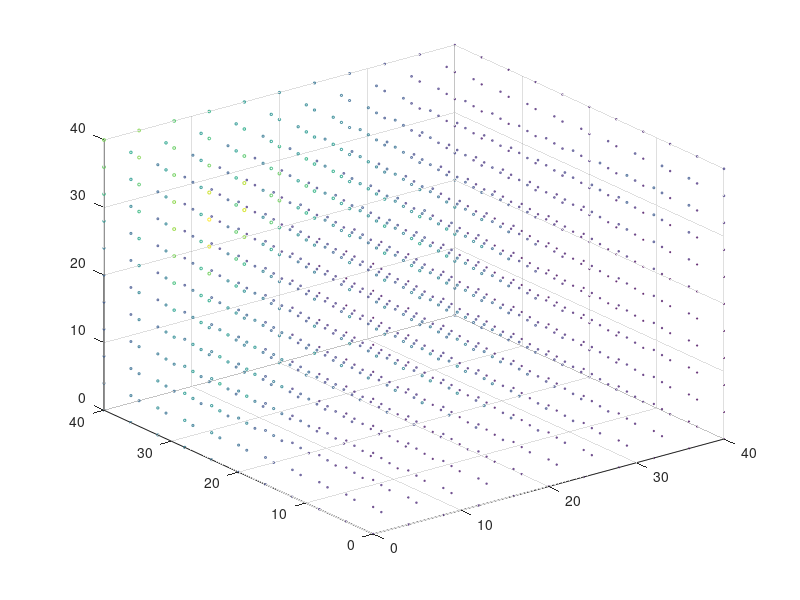

Reproduce this figure in MATLAB. (Note: this script raises an error after producing the figure.)
function [] = Richard3d_test2()
% Richars equation 3D solver testing file.
% The function focus on fix Dirichlet BC.
% This function serves as a Demo for all Richard solver developed in this
% project.
% Proto1: run basic Richards equation 3d for one case.
%
% Input parameters:
%
% Output parameters:
%
% Examples:
%
% See also: 
% Author:   Wei Xing
% History:  1/06/2017  file created
% 
% Vserion2: created from Richard3d_test1. Use solver function instead.
%
% Log:
% Version1.0 -the process need further vectorizition and parellel to speed
%             up and save memory.
%            -The way boundary condition are stored and indicated need
%            improvements.
%            -the way coordinate are defined as z,x,y NOT conventional x,y,z (because z
%            is more of interest for Richard's equation) Thus conventional 
%            plotting becomes difficult.

%% Setup
% Spatial setup
% Spatial setup
lengthZ=40;
deltaZ=4;
nZ=lengthZ/deltaZ+1;

lengthX=40;
deltaX=4;
nX=lengthX/deltaX+1;

lengthY=40;
deltaY=4;
nY=lengthY/deltaY+1;

% Temporal setup
lengthT=200;
deltaT=1;
nTime=lengthT/deltaT;

% Iteration solver setup
nMaxIteration=50;
maxIteError=1;

[Z,X,Y] = ndgrid(0:deltaZ:lengthZ,0:deltaX:lengthX,0:deltaY:lengthY);


%% Define Boundary conditions
% Option 1       
% Make nodeIndex matrix. It indicate the sequence nodes are accessed and the type of node.  
%     nodeIndex=zeros(nZ,nX);
%     nodeIndex(2:end-1,2:end-1)=reshape(uint32(1:(nZ-2)*(nX-2)), (nZ-2), (nX-2));    
% 
%     nodeInFieldIndex=find(nodeIndex);
% 
%     %%% 
%     %initial state
%     H_init=zeros(nZ,nX);
%     H_init(2:end-1,2:end-1)=-61.5;
% 
%     %BC
%     % bcLeft=ones(nNodeZ,1)*-20.7;
%     % bcRight=ones(nNodeZ,1)*-61.5;
%     % bcTop=ones(nNodeX,1)*-20.7;
%     % bcBottom=ones(nNodeX,1)*-61.5;
% 
% 
%         % A more interesting setup
%         bcLeft=ones(nZ,1)*-20.7;
%         bcRight=ones(nZ,1)*-20.7;
%         bcTop=ones(nX,1)*-20.7;
%         bcBottom=ones(nX,1)*-24.7;
% 
% 
%     H_init(1,1:end)=bcTop;
%     H_init(end,1:end)=bcBottom;
% 
%     H_init(1:end,1)=bcLeft;
%     H_init(1:end,end)=bcRight;

% Option 2 Neumann BC on sides and Dirichlet conditions on Top and bottom
    nodeIndex=zeros(nZ,nX,nY);
    nodeIndex(2:end-1,1:end,1:end)=reshape(uint32(1:(nZ-2)*nX*nY), (nZ-2),nX,nY);  
    
    nodeInFieldIndex=find(nodeIndex);

    nodeIndex(:,:,1)=-nodeIndex(:,:,1);
    nodeIndex(:,:,end)=-nodeIndex(:,:,end);
    
    nodeIndex(:,1,2:end-1)=-nodeIndex(:,1,2:end-1);
    nodeIndex(:,end,2:end-1)=-nodeIndex(:,end,2:end-1);
    
    
%% Define initial condition
    H_init=ones(nZ,nX,nY)*-61.5;
    H_init(1,:,:)=ones(nX,nY)*-20.7;
    H_init(end,:,:)=ones(nX,nY)*-61.5;
    
    
%% Initilize mesh 
mesh.deltaZ=deltaZ;
mesh.nZ=nZ;
mesh.deltaX=deltaX;
mesh.nX=nX;
mesh.deltaY=deltaY;
mesh.nY=nY;

mesh.nodeIndex=nodeIndex;
mesh.nNode=length(nodeIndex(nodeIndex~=0));
% mesh.nodeInFieldIndex=nodeInFieldIndex;


%% Define for C and K non-linear function
theata_s=0.287;
theata_r=0.075;
alpha=1.611e6;
beta=3.96;

rho=1.175e6;
r=4.74;
% kFromhKs @(h) Ks.*rho./(rho+abs(h).^r);
% K = @(h) Ks.*rho./(rho+abs(h).^r);
K = @(h,Ks) Ks.*rho./(rho+abs(h).^r);

theata    = @(h)  alpha.*(theata_s-theata_r)/(alpha+abs(h).^beta)+theata_r;
theataDif = @(h) -alpha.*(theata_s-theata_r).*-1.*(alpha+abs(h).^beta).^(-2).*abs(h).^(beta-1);


%% Define Permeability field input 
scale=0.0094;        % overall magnitude of the permeability field. decide the changing speed.
lengthScale=100;      %larger number means less stochastic (more correlation as one zooms in the 
                    %field) field. Thus gives smoother result.
nKl=100;             %number of KL baisi/cofficients
                                      
[nAllNode,nDimension]=size([Z(:),X(:),Y(:)]);
% nKl=nAllNode;

%calculate distance matrix
distance = pdist([Z(:),X(:),Y(:)]);
distanceMatrix = squareform(distance);

%calculate covariance matrix
covMatrix=exp(-distanceMatrix./lengthScale);    

% KL decomposition on covariance matrix via SVD/eigen decomposition
[klBasis,klEigenValue,~] = svds(covMatrix,nKl); 


% Generate independent normal samples 
seed=100;
rng(seed);
sample= randn(nKl,1);

%make multivariate Gaussian distributions with samples. zero mean.
%Covariance specified though KL basis.
% Ks=klBasis*sqrt(klEigenValue)*sample;
% Ks=reshape(Ks,nY,nX);
% a log (multi) normal permeability field
% Ks=exp(Ks);

Ks =exp(klBasis*sqrt(klEigenValue)*sample).*scale;

Ks=reshape(Ks,nZ,nX,nY);

%Plot 
bubbleScale=100;
scatter3(X(:),Y(:),Z(:),Ks(:)*bubbleScale,Ks(:)*bubbleScale)


%% MAIN
mesh.H=H_init;       %impose initial condition.
mesh.Ks=Ks;

tic
[hRecord,iteration1] = Richard3dPicardSolver(mesh,nTime,deltaT,nMaxIteration,maxIteError,theataDif,K);
toc

%% Plotting 
% H=mesh.H;

% figure(1)
% scatter3(X(:),Y(:),Z(:),Ks(:)*10000,Ks(:)*10000)

% end time pressure
% figure(2)
% scatter3(X(:),Y(:),Z(:),abs(H(:)),abs(H(:)))
% title('end time pressure')

% figure(1)
% p = patch(isosurface(H,-60));
% isonormals(H,p)
% p.FaceColor = 'red';
% p.EdgeColor = 'none';
% daspect([1 1 1])
% view(3); 
% axis([nX,nY,nZ ])

% preasure head front surface propogation
figure(3)
for t=1:nTime
    clf
    Ht=abs(hRecord(:,:,:,t));
    p=patch(isosurface(Ht,40));
    p.FaceColor = 'red';
    p.EdgeColor = 'none';
    
    p=patch(isosurface(Ht,50));
    p.FaceColor = 'yellow';
    p.EdgeColor = 'none';  

    p=patch(isosurface(Ht,60));
    p.FaceColor = 'blue';
    p.EdgeColor = 'none';  
    
    view(-60,40)
    title(sprintf('pressure front propogation. t=%i',t))
    axis([1,nX,1,nY,1,nZ])
    
    camlight 
    lighting gouraud

    
    drawnow
    frame(t)=getframe;
end

xslice = [nX]; 
yslice = [nY]; 
zslice = [0:nZ/2:nZ];
figure(3)
slice(mesh.H,nX,1:5:nZ,1)


% preasure head propogation in square volume
figure(4)
for t=1:nTime
%     surf(X(:,:,sliceY),Z(:,:,sliceY),TheataRecord(:,:,sliceY,t))
%     shading interp;
%     slice(TheataRecord(:,:,:,t),nX,nY,0:nZ/4:nZ)
    slice(hRecord(:,:,:,t),nX-3,1:5:nZ,1)
    view(-60,40)
    title(sprintf('pressure. t=%i',t))
    drawnow
    frame(t)=getframe;
end

% preasure head propogation in sphere volume
figure(5)
for t=1:4:nTime
    hVector=(hRecord(:,:,:,t)+100)*10;    
%     scatter3(X(:),Y(:),Z(:),(hVector(:)),(Ks(:)*10000),'fill')
    scatter3(X(:),Y(:),Z(:),(hVector(:)),(hVector(:)),'fill')
%     shading interp;
    title(sprintf('pressure. t=%i',t))
    drawnow
    frame(t)=getframe;
    
end




